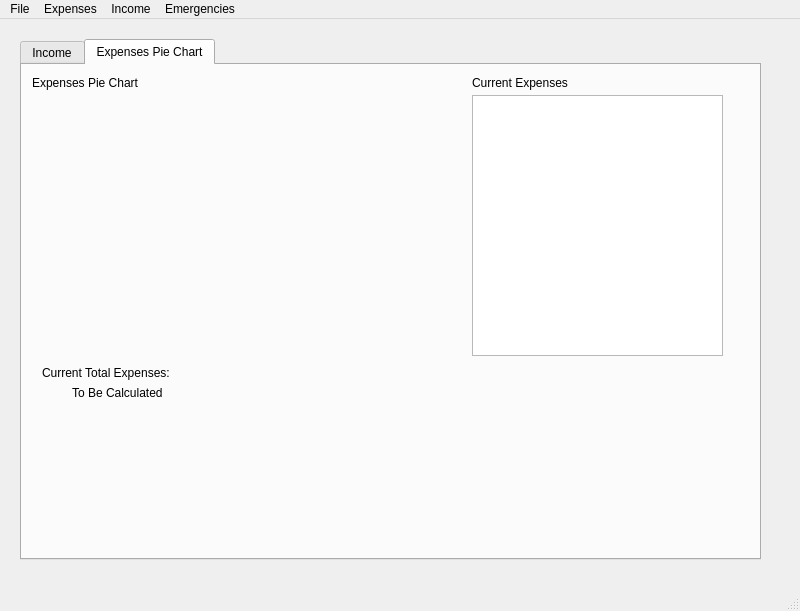
<?xml version="1.0" encoding="UTF-8"?>
<ui version="4.0">
 <class>MainWindow</class>
 <widget class="QMainWindow" name="MainWindow">
  <property name="geometry">
   <rect>
    <x>0</x>
    <y>0</y>
    <width>800</width>
    <height>611</height>
   </rect>
  </property>
  <property name="windowTitle">
   <string>MainWindow</string>
  </property>
  <widget class="QWidget" name="centralwidget">
   <widget class="QTabWidget" name="tabWidget">
    <property name="geometry">
     <rect>
      <x>20</x>
      <y>20</y>
      <width>741</width>
      <height>521</height>
     </rect>
    </property>
    <property name="currentIndex">
     <number>1</number>
    </property>
    <widget class="QWidget" name="incomeTab">
     <attribute name="title">
      <string>Income</string>
     </attribute>
     <widget class="QTableWidget" name="incomeTable">
      <property name="geometry">
       <rect>
        <x>10</x>
        <y>50</y>
        <width>401</width>
        <height>241</height>
       </rect>
      </property>
      <property name="rowCount">
       <number>0</number>
      </property>
      <property name="columnCount">
       <number>0</number>
      </property>
     </widget>
     <widget class="QLabel" name="totalLabel">
      <property name="geometry">
       <rect>
        <x>10</x>
        <y>290</y>
        <width>151</width>
        <height>31</height>
       </rect>
      </property>
      <property name="text">
       <string>Current Income Total:</string>
      </property>
     </widget>
     <widget class="QLabel" name="fulltotalLabel">
      <property name="geometry">
       <rect>
        <x>30</x>
        <y>320</y>
        <width>151</width>
        <height>21</height>
       </rect>
      </property>
      <property name="text">
       <string>To Be Determined</string>
      </property>
     </widget>
     <widget class="QTableWidget" name="taxbrakTable">
      <property name="geometry">
       <rect>
        <x>430</x>
        <y>50</y>
        <width>291</width>
        <height>411</height>
       </rect>
      </property>
      <property name="rowCount">
       <number>0</number>
      </property>
     </widget>
     <widget class="QLabel" name="label">
      <property name="geometry">
       <rect>
        <x>430</x>
        <y>20</y>
        <width>81</width>
        <height>21</height>
       </rect>
      </property>
      <property name="text">
       <string>Tax Bracket</string>
      </property>
     </widget>
     <widget class="QLabel" name="label_5">
      <property name="geometry">
       <rect>
        <x>10</x>
        <y>20</y>
        <width>221</width>
        <height>20</height>
       </rect>
      </property>
      <property name="text">
       <string>Sources of Income</string>
      </property>
     </widget>
    </widget>
    <widget class="QWidget" name="expensesTab">
     <attribute name="title">
      <string>Expenses Pie Chart</string>
     </attribute>
     <widget class="QListWidget" name="expensesList">
      <property name="geometry">
       <rect>
        <x>450</x>
        <y>30</y>
        <width>251</width>
        <height>261</height>
       </rect>
      </property>
     </widget>
     <widget class="QChartView" name="piechartView" native="true">
      <property name="geometry">
       <rect>
        <x>10</x>
        <y>30</y>
        <width>421</width>
        <height>261</height>
       </rect>
      </property>
     </widget>
     <widget class="QLabel" name="label_2">
      <property name="geometry">
       <rect>
        <x>10</x>
        <y>10</y>
        <width>121</width>
        <height>16</height>
       </rect>
      </property>
      <property name="text">
       <string>Expenses Pie Chart</string>
      </property>
     </widget>
     <widget class="QLabel" name="label_3">
      <property name="geometry">
       <rect>
        <x>450</x>
        <y>10</y>
        <width>151</width>
        <height>16</height>
       </rect>
      </property>
      <property name="text">
       <string>Current Expenses</string>
      </property>
     </widget>
     <widget class="QLabel" name="label_4">
      <property name="geometry">
       <rect>
        <x>20</x>
        <y>300</y>
        <width>161</width>
        <height>16</height>
       </rect>
      </property>
      <property name="text">
       <string>Current Total Expenses:</string>
      </property>
     </widget>
     <widget class="QLabel" name="labelExpTotal">
      <property name="geometry">
       <rect>
        <x>50</x>
        <y>320</y>
        <width>131</width>
        <height>16</height>
       </rect>
      </property>
      <property name="text">
       <string>To Be Calculated</string>
      </property>
     </widget>
    </widget>
   </widget>
  </widget>
  <widget class="QStatusBar" name="statusbar"/>
  <widget class="QMenuBar" name="menubar">
   <property name="geometry">
    <rect>
     <x>0</x>
     <y>0</y>
     <width>800</width>
     <height>22</height>
    </rect>
   </property>
   <widget class="QMenu" name="menuFile">
    <property name="title">
     <string>File</string>
    </property>
    <addaction name="actionExit"/>
   </widget>
   <widget class="QMenu" name="menuExpenses">
    <property name="title">
     <string>Expenses</string>
    </property>
    <addaction name="actionGroceries_2"/>
   </widget>
   <widget class="QMenu" name="menuIncome">
    <property name="title">
     <string>Income</string>
    </property>
    <addaction name="actionEdit"/>
   </widget>
   <widget class="QMenu" name="menuEmergencies">
    <property name="title">
     <string>Emergencies</string>
    </property>
    <addaction name="actionView"/>
   </widget>
   <addaction name="menuFile"/>
   <addaction name="menuExpenses"/>
   <addaction name="menuIncome"/>
   <addaction name="menuEmergencies"/>
  </widget>
  <action name="actionGroceries">
   <property name="text">
    <string>Groceries</string>
   </property>
  </action>
  <action name="actionEdit_Income">
   <property name="text">
    <string>Edit Income</string>
   </property>
  </action>
  <action name="actionExit">
   <property name="text">
    <string>Exit</string>
   </property>
  </action>
  <action name="actionGroceries_2">
   <property name="text">
    <string>Groceries</string>
   </property>
   <property name="shortcut">
    <string>Ctrl+Shift+G</string>
   </property>
  </action>
  <action name="actionEdit">
   <property name="text">
    <string>Edit</string>
   </property>
   <property name="shortcut">
    <string>Ctrl+Shift+I</string>
   </property>
  </action>
  <action name="actionView">
   <property name="text">
    <string>View and Edit</string>
   </property>
   <property name="shortcut">
    <string>Ctrl+Shift+E</string>
   </property>
  </action>
  <action name="actionEdit_2">
   <property name="text">
    <string>Edit</string>
   </property>
  </action>
 </widget>
 <customwidgets>
  <customwidget>
   <class>QChartView</class>
   <extends>QWidget</extends>
   <header>PyQt5.QtChart</header>
   <container>1</container>
  </customwidget>
 </customwidgets>
 <resources/>
 <connections/>
</ui>
